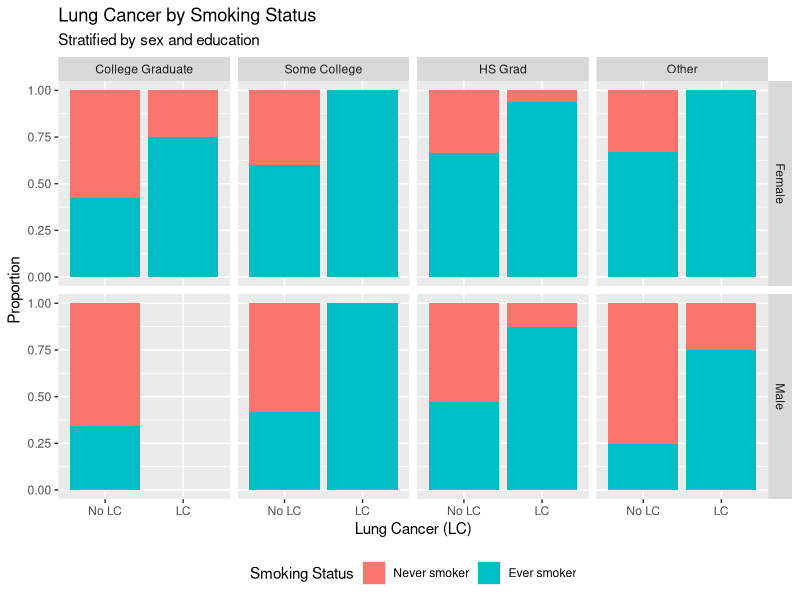
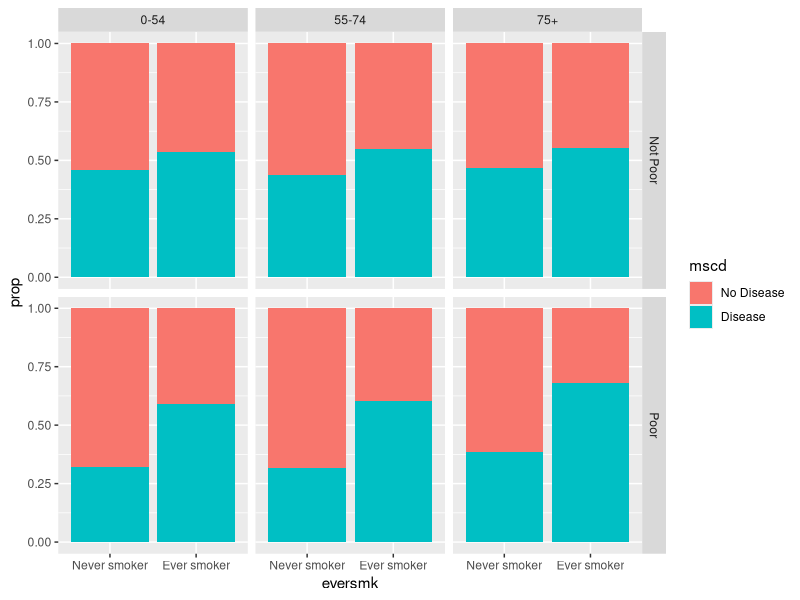
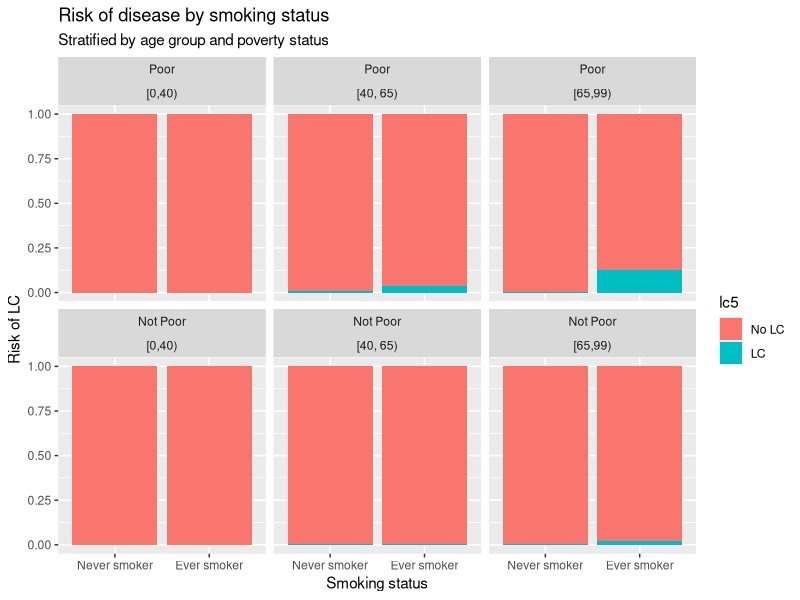
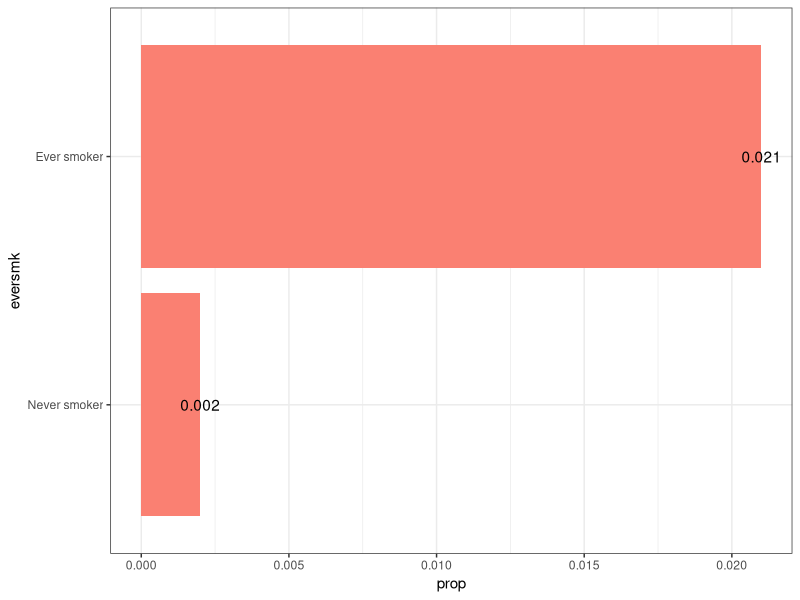
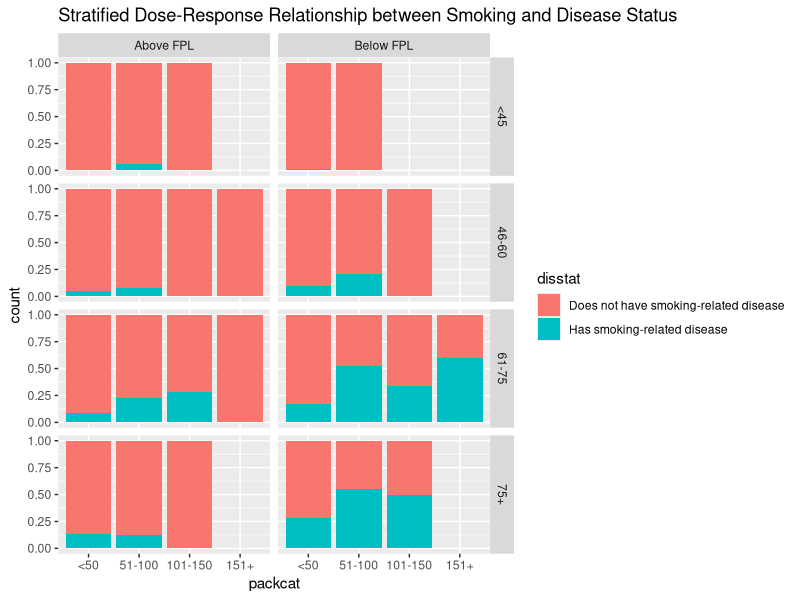
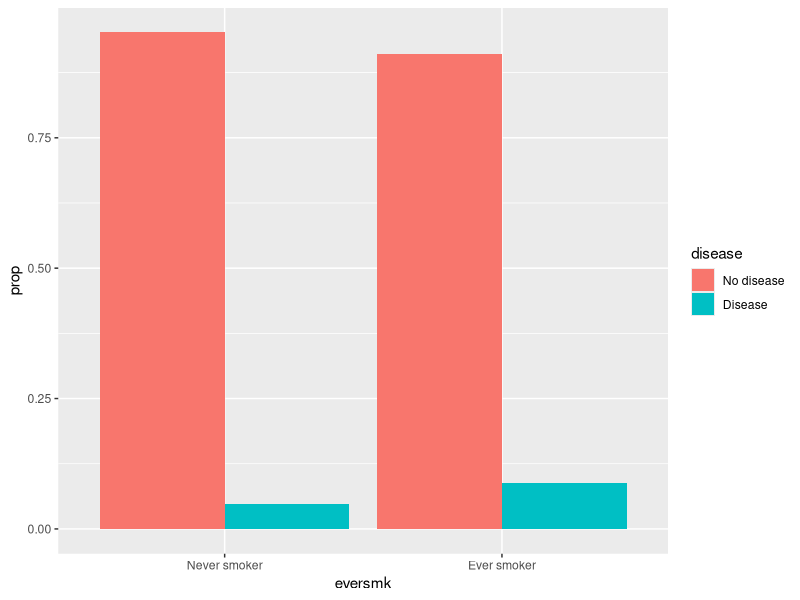
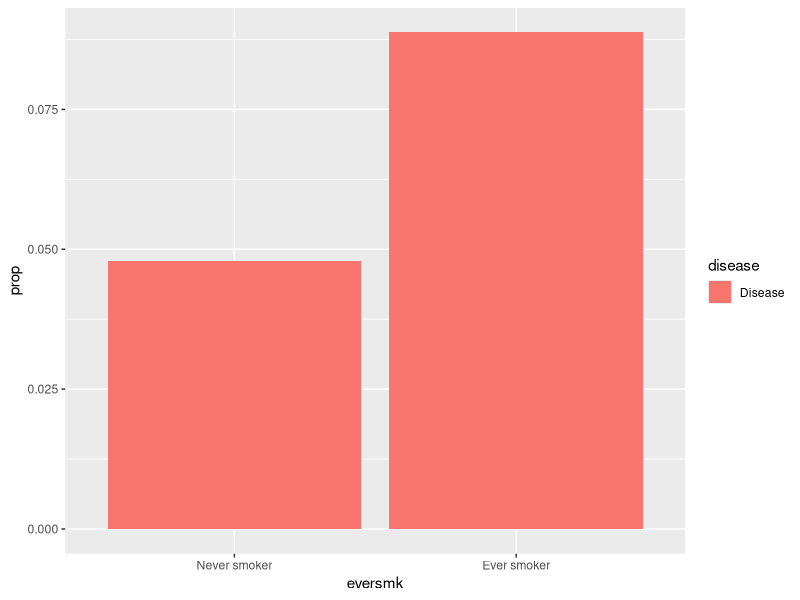
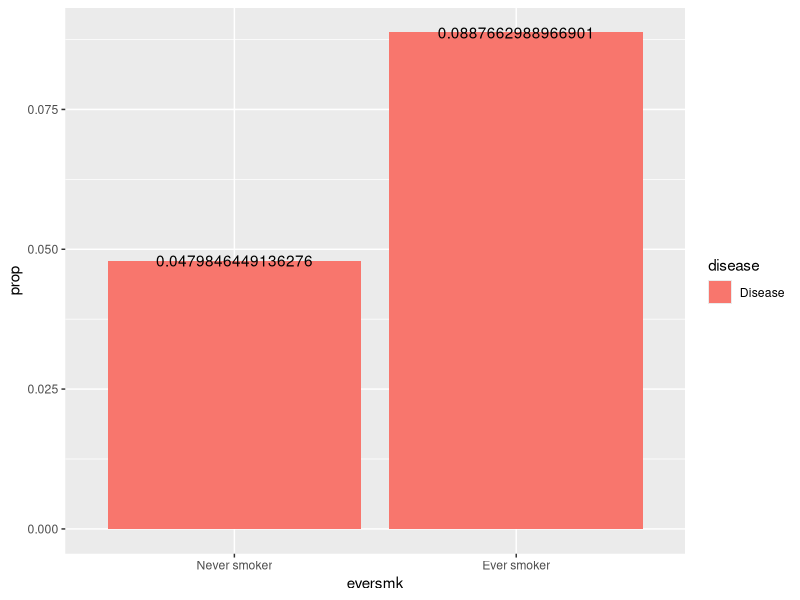

Source code (R) for these figures, in order:
## ---- chunk 1
knitr::opts_chunk$set(echo = TRUE, message = FALSE)
knitr::opts_knit$set(root.dir = "/cloud/project")
## ---- chunk 2
library(tidyverse)  # core group of tidyverse packages
## ---- chunk 3
nmes_data <- read_csv("module_1/nmesUNPROC.csv")

nmes_data <- nmes_data %>%
  mutate(eversmk = factor(eversmk, levels = c("0", "1"), labels = c("Never smoker", "Ever smoker")),
         lc5 = factor(lc5, levels = c("0", "1"), labels = c("No LC", "LC")),
         female = factor(female, levels = c("0", "1"), labels = c("Female", "Male")),
         educate = factor(educate, levels = c("1", "2", "3", "4"), labels = c("College Graduate", "Some College", "HS Grad", "Other"))
         )

ggplot(data = nmes_data) + 
  geom_bar(mapping = aes(x = lc5, fill = eversmk), position = "fill") +
  facet_grid(female ~ educate) +
 labs(title = "Lung Cancer by Smoking Status",
       subtitle = "Stratified by sex and education",
       x = "Lung Cancer (LC)",
       y = "Proportion",
       fill = "Smoking Status"
       ) +
  theme(legend.position = "bottom")

## ---- chunk 4
nmes_data <- read_csv("module_1/nmesUNPROC.csv")

breaks = c(0, 55, 75, 120)
tags = c("0-54", "55-74", "75+")
nmes_data <- nmes_data %>%
  mutate(eversmk = factor(eversmk, levels = c("0", "1"), labels = c("Never smoker", "Ever smoker")),
         mscd = lc5+chd5,
         mscd = factor(mscd, levels = c("0", "1", "2"), labels = c("No Disease", "Disease", "Disease")),
         poor = factor(poor, levels = c("0", "1"), labels = c("Not Poor", "Poor")),
         age = as.numeric(age)
  )
agegroup = cut(nmes_data$age, breaks=breaks, labels=tags)
newdata = cbind(nmes_data, agegroup)

ggplot(data=newdata) + 
  geom_bar(mapping=aes(x=eversmk, y= stat(prop), group = mscd, fill=mscd), position = 'fill') + facet_grid(poor~agegroup)

## ---- chunk 5
nmes_data <- read_csv("module_1/nmesUNPROC.csv")

#Thought it would be nice to replicate the ageCat we did in Biostats, since older people tend to have more diseases overall.
nmes_data <- nmes_data %>%
  mutate(ageCat = case_when(
  age >= 65 & age < 99 ~ '3',
  age >= 40 & age < 65 ~ '2',
  age >= 0 & age < 40 ~ '1'))


nmes_data <- nmes_data %>%
  mutate(eversmk = factor(eversmk, levels = c("0", "1"), labels = c("Never smoker", "Ever smoker")),
         lc5 = factor(lc5, levels = c("0", "1"), labels = c("No LC", "LC")),
         ageCat = factor(ageCat, levels = c("1", "2", "3"), labels = c("[0,40)", "[40, 65)", "[65,99)")),
         poor = factor(poor, levels = c("1", "0"), labels = c("Poor", "Not Poor"))
         )

ggplot(data = nmes_data) + 
  geom_bar(mapping = aes(x = eversmk, fill = lc5), position = "fill") +
  facet_wrap(poor ~ ageCat) +
  labs(title = "Risk of disease by smoking status",
       subtitle = "Stratified by age group and poverty status",
       x ="Smoking status",
       y = "Risk of LC")
## ---- chunk 6
nmes_data <- read_csv("module_1/nmesUNPROC.csv")

nmes_data <- nmes_data %>%
  mutate(eversmk = factor(eversmk, levels = c("0", "1"), labels = c("Never smoker", "Ever smoker")),
         lc5 = factor(lc5, levels = c("0", "1"), labels = c("No LC", "LC"))
         )

nmes_table <- nmes_data %>%
  count(lc5, eversmk) %>%
  group_by(eversmk) %>%
  mutate(prop = round(n/sum(n),3)) %>%
  filter(lc5=="LC")

ggplot(nmes_table, aes(x=eversmk, y=prop)) + 
  geom_bar(stat="identity", fill="salmon")+ 
  geom_text(aes(x = eversmk, y = prop, label = prop))+
  coord_flip()+
  theme_bw()
## ---- chunk 7
nmes_data <- read_csv("module_1/nmesUNPROC.csv")

nmes_data <- nmes_data %>%
  mutate(eversmk = factor(eversmk, levels = c("0", "1"), labels = c("Never smoker", "Ever smoker")),
         lc5 = factor(lc5, levels = c("0", "1"), labels = c("No LC", "LC")),
        gender = factor(female, levels = c("0", "1"), labels = c("Male", "Female")),
        current = factor(current, levels = c("0", "1", "NA"), labels = c("Former smoker","Current smoker","Never smoked")),
        chd5 = factor(chd5, levels = c("0","1"), labels = c("No CHD","CHD")),
       education = factor(educate, levels = c("1","2","3","4"), labels = c("College grad","Some college", "HS grad","Other")),
       povstat = factor(poor,levels = c("0","1"),labels = c("Above FPL","Below FPL"))
         )
#note: I'm assuming that NMES's poor stat corresponds to the federal poverty line (FPL)

# creating variable disstat to show data on disease status in general i.e. somebody with either lung/otolaryngeal disease OR some other disease will show up as "has smoking-related disease"

# also creating a stat to categorize how many packs a year ppl smoke

disstat <- ifelse(nmes_data$lc5 == "LC" | nmes_data$chd5 == "CHD","Has smoking-related disease","Does not have smoking-related disease")

packcat <- cut(nmes_data$packyears, breaks=c(0,50,100,150,Inf), include.lowest=TRUE, labels=c("<50","51-100","101-150","151+"))

agecat <- cut(nmes_data$age, breaks=c(0,45,60,75,Inf), include.lowest=TRUE, labels=c("<45","46-60","61-75","75+"))

nmes_data <- nmes_data %>%
  mutate(
    disstat = factor(disstat),
    packcat = factor(packcat),
    agecat = factor(agecat)
  )

ggplot(data = nmes_data) +
geom_bar(mapping = aes(x = packcat, fill = disstat), position = "fill") +
  facet_grid(agecat~povstat) +
  ggtitle("Stratified Dose-Response Relationship between Smoking and Disease Status")
## ---- chunk 8
nmes_data <- read_csv("module_1/nmesUNPROC.csv")

nmes_data <- nmes_data %>%
  mutate(eversmk = factor(eversmk, levels = c("0", "1"), labels = c("Never smoker", "Ever smoker")),
         lc5 = factor(lc5, levels = c("0", "1"), labels = c("No LC", "LC")),
         chd5 = factor(chd5, levels = c("0", "1"), labels = c("No CHD", "CHD"))
         )

#etc, fill in the rest of appropriate variables here
## ---- chunk 9
nmes_data <- nmes_data %>%
  mutate(disease = factor(lc5 == "LC" | chd5 == "CHD", 
                          levels=c(FALSE, TRUE), 
                          labels=c("No disease", "Disease")))


# We can take a look at the combine variable with the two individual variables
nmes_data %>%
  count(disease, lc5, chd5)
## ---- chunk 10
my_table <- nmes_data %>%
  count(eversmk, disease) %>%
  group_by(eversmk) %>%
  mutate(prop = n/sum(n))

my_table
## ---- chunk 11
ggplot(data = my_table) + 
  geom_bar(aes(x = eversmk, y = prop, fill = disease), stat = "identity", position = "dodge")
## ---- chunk 12
my_table %>%
  filter(disease == "Disease") %>%
  ggplot() + 
  geom_bar(aes(x = eversmk, y = prop, fill = disease), stat = "identity")
## ---- chunk 13
my_table %>%
  filter(disease == "Disease") %>%
  ggplot() + 
  geom_bar(aes(x = eversmk, y = prop, fill = disease), stat = "identity") + 
  geom_text(aes(x = eversmk, y = prop, label = prop))
## ---- chunk 14
my_table <- nmes_data %>%
  count(eversmk, disease) %>%
  group_by(eversmk) %>%
  mutate(percent =round(n/sum(n)*100,1))

my_table

my_table %>%
  filter(disease == "Disease") %>%
  ggplot() + 
  geom_bar(aes(x = eversmk, y = percent, fill = disease), stat = "identity") + 
  geom_text(aes(x = eversmk, y = percent, label = percent))
## ---- chunk 15
my_table <- nmes_data %>%
  count(poor, female, eversmk, disease) %>%
  group_by(poor, female, eversmk) %>%
  mutate(percent =round(n/sum(n)*100,1))

my_table

my_table %>%
  filter(disease == "Disease") %>%
  ggplot() + 
  geom_bar(aes(x = eversmk, y = percent, fill = disease), stat = "identity") + 
  geom_text(aes(x = eversmk, y = percent, label = percent)) + 
  facet_grid(poor ~ female)
## ---- chunk 16
nepal_data <- read_csv("module_1/nepalData2019.csv")
model1 <- glm(death ~ twins, family=binomial(link="logit"), data=nepal_data)
summary(model1)
exp(coef(model1))
## ---- chunk 17
model2 <- glm(death ~ gestage, family=binomial(link="logit"), data=nepal_data)
summary(model2)

exp(coef(model2))
